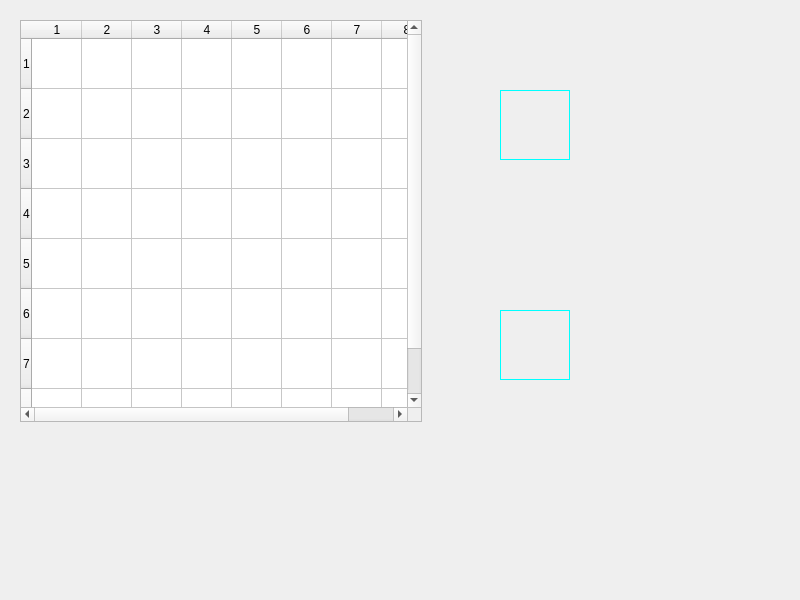
<?xml version="1.0" encoding="UTF-8"?>
<ui version="4.0">
 <class>HBQ</class>
 <widget class="QWidget" name="HBQ">
  <property name="geometry">
   <rect>
    <x>0</x>
    <y>0</y>
    <width>800</width>
    <height>600</height>
   </rect>
  </property>
  <property name="windowTitle">
   <string>Form</string>
  </property>
  <widget class="QTableWidget" name="tableWidget">
   <property name="geometry">
    <rect>
     <x>20</x>
     <y>20</y>
     <width>402</width>
     <height>402</height>
    </rect>
   </property>
   <property name="styleSheet">
    <string notr="true">background-image: url(:/image/bg1.jpg);</string>
   </property>
   <property name="rowCount">
    <number>8</number>
   </property>
   <property name="columnCount">
    <number>8</number>
   </property>
   <attribute name="horizontalHeaderDefaultSectionSize">
    <number>50</number>
   </attribute>
   <attribute name="verticalHeaderDefaultSectionSize">
    <number>50</number>
   </attribute>
   <attribute name="verticalHeaderMinimumSectionSize">
    <number>50</number>
   </attribute>
   <row/>
   <row/>
   <row/>
   <row/>
   <row/>
   <row/>
   <row/>
   <row/>
   <column/>
   <column/>
   <column/>
   <column/>
   <column/>
   <column/>
   <column/>
   <column/>
  </widget>
  <widget class="QLabel" name="label">
   <property name="geometry">
    <rect>
     <x>20</x>
     <y>20</y>
     <width>500</width>
     <height>500</height>
    </rect>
   </property>
   <property name="text">
    <string/>
   </property>
   <property name="margin">
    <number>5</number>
   </property>
  </widget>
  <widget class="QLabel" name="label_2">
   <property name="geometry">
    <rect>
     <x>500</x>
     <y>90</y>
     <width>70</width>
     <height>70</height>
    </rect>
   </property>
   <property name="layoutDirection">
    <enum>Qt::LeftToRight</enum>
   </property>
   <property name="styleSheet">
    <string notr="true">font: 75 28pt &quot;Agency FB&quot;;
color: rgb(0, 255, 255);</string>
   </property>
   <property name="frameShape">
    <enum>QFrame::Box</enum>
   </property>
   <property name="text">
    <string/>
   </property>
   <property name="margin">
    <number>0</number>
   </property>
  </widget>
  <widget class="QLabel" name="label_4">
   <property name="geometry">
    <rect>
     <x>500</x>
     <y>310</y>
     <width>70</width>
     <height>70</height>
    </rect>
   </property>
   <property name="styleSheet">
    <string notr="true">font: 75 28pt &quot;Agency FB&quot;;
color: rgb(0, 255, 255);</string>
   </property>
   <property name="frameShape">
    <enum>QFrame::Box</enum>
   </property>
   <property name="text">
    <string/>
   </property>
   <property name="margin">
    <number>0</number>
   </property>
  </widget>
  <widget class="QLabel" name="label_p1">
   <property name="geometry">
    <rect>
     <x>600</x>
     <y>100</y>
     <width>50</width>
     <height>50</height>
    </rect>
   </property>
   <property name="text">
    <string/>
   </property>
  </widget>
  <widget class="QLabel" name="label_p2">
   <property name="geometry">
    <rect>
     <x>600</x>
     <y>320</y>
     <width>50</width>
     <height>50</height>
    </rect>
   </property>
   <property name="text">
    <string/>
   </property>
  </widget>
 </widget>
 <resources/>
 <connections/>
</ui>
